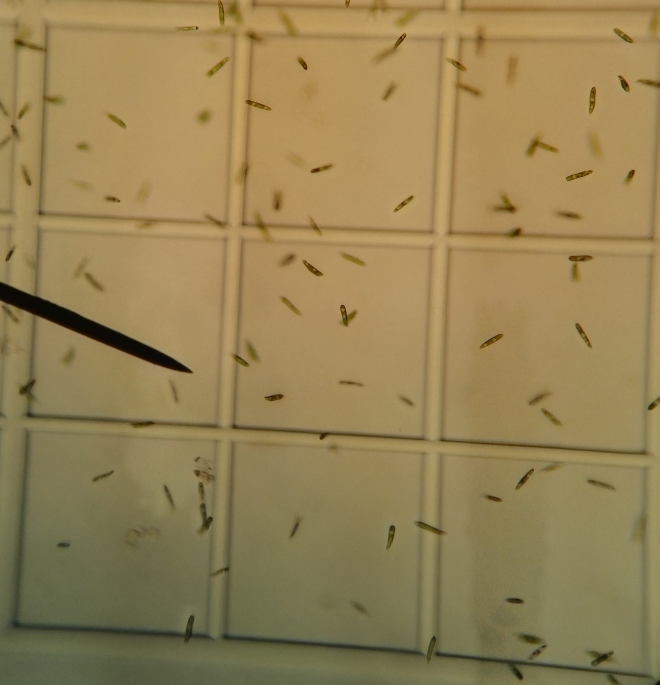
#> input picture cell_count/imgs/test.jpg, 1978 x 2055 px (shown at 1/3 size)
$ python cell_detect.py
#> lines starting #> are read from the running program, lines starting #| are printed output that depends on the picture; after the words box and inside, x2 and y2 are one past the last pixel; in counts of white or black regions, pixels touching at a corner belong together
import cv2
import numpy as np

# window sliders
cv2.namedWindow("hsv", cv2.WINDOW_NORMAL)
cv2.createTrackbar('max_size', 'hsv', 600, 1000, lambda x: 0)
cv2.createTrackbar('min_size', 'hsv', 0, 1000, lambda x: 0)
cv2.createTrackbar('min_area', 'hsv', 100, 1000, lambda x: 0)
cv2.createTrackbar('min_sat', 'hsv', 150, 255, lambda x: 0)

img = cv2.imread('imgs/test.jpg')
#> img is the input picture: shape (2055, 1978, 3); mean B, G, R 84.2, 130.4, 149.9
hsv = cv2.cvtColor(img, cv2.COLOR_BGR2HSV)
#> hsv: shape (2055, 1978, 3); mean H, S, V 22.4, 110.6, 150.2


def get_cell_contours(image, min_p, max_p, min_a, min_sat):
#> called with min_p = 0, max_p = 600, min_a = 100, min_sat = 150
    lower_hsv = np.array([0, min_sat, 0])
    higher_hsv = np.array([180, 255, 255])
    mask_hsv = cv2.inRange(image, lower_hsv, higher_hsv)
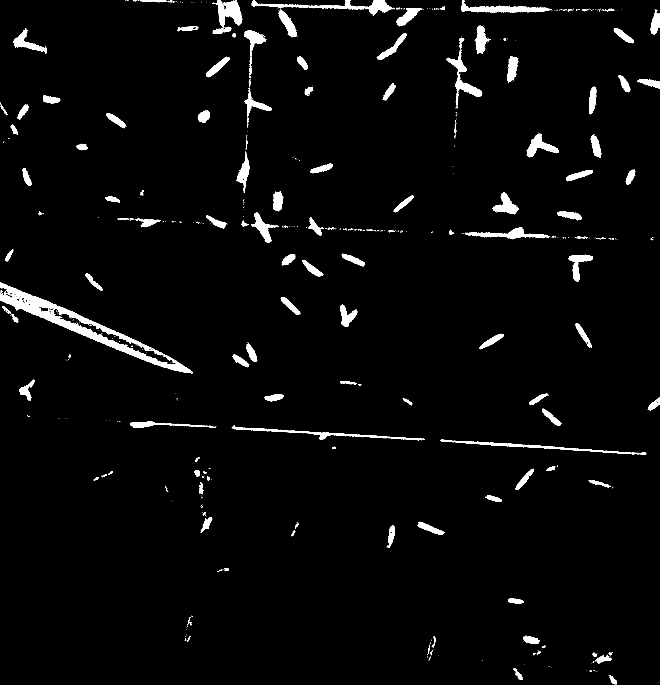
#> mask_hsv: shape (2055, 1978) (shown at 1/3 size); 3.1% white; 796 white regions (651 under 20 px)
    all_contours, hierarchy = cv2.findContours(mask_hsv, cv2.RETR_EXTERNAL, cv2.CHAIN_APPROX_SIMPLE)
#> all_contours = 761 contours, 633 with area under 20; largest, box (x1, y1, x2, y2) and area: (0, 846, 578, 1120) 26592, (755, 0, 1177, 45) 4060, (1383, 0, 1649, 40) 3448, (651, 0, 727, 80) 3349, (1321, 1317, 1940, 1364) 2754
    return [i for i in all_contours
            if min_p < cv2.arcLength(i, True) < max_p
            and min_a < cv2.contourArea(i)]


cells = 0
while True:
    # Update values and contours accordingly
    c_min_perimeter = cv2.getTrackbarPos('min_size', 'hsv')
    c_max_perimeter = cv2.getTrackbarPos('max_size', 'hsv')
    c_min_area = cv2.getTrackbarPos('min_area', 'hsv')
    min_sat = cv2.getTrackbarPos('min_sat', 'hsv')

    conts = get_cell_contours(hsv, c_min_perimeter, c_max_perimeter, c_min_area, min_sat)
#> conts = 85 contours; largest, box (x1, y1, x2, y2) and area: (651, 0, 727, 80) 3349, (1579, 400, 1677, 472) 2484, (1476, 578, 1555, 643) 2178, (753, 636, 833, 728) 2047, (40, 85, 141, 162) 2021
    if len(conts) != cells:
        cells = len(conts)
#> cells = 85
        print("New cell number:", cells)
#| New cell number: 85

    im2 = img.copy()
    cv2.drawContours(im2, conts, -1, (0, 0, 255), thickness=2)
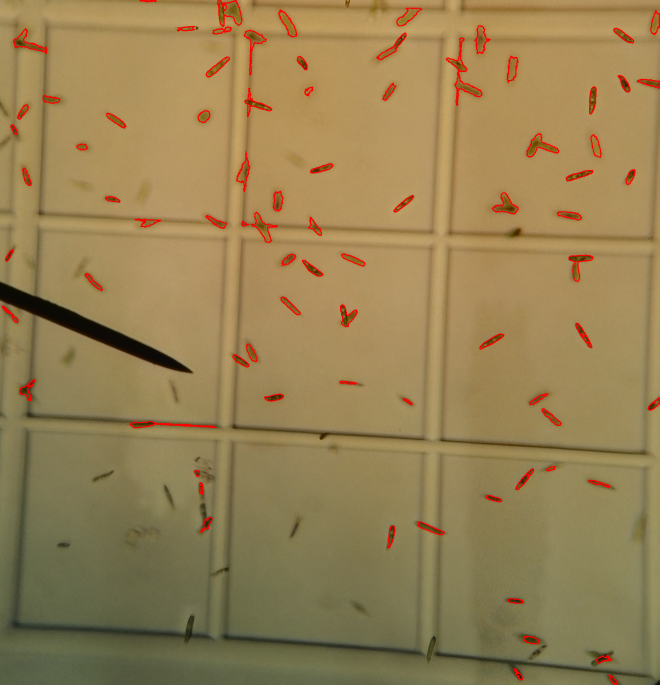
#> im2: shape (2055, 1978, 3) (shown at 1/3 size); mean B, G, R 83.5, 129.1, 151.4
    cv2.imshow("hsv", im2)

    k = cv2.waitKey(100)
#> (key Esc is pressed here)
    if k == 27:
        break
